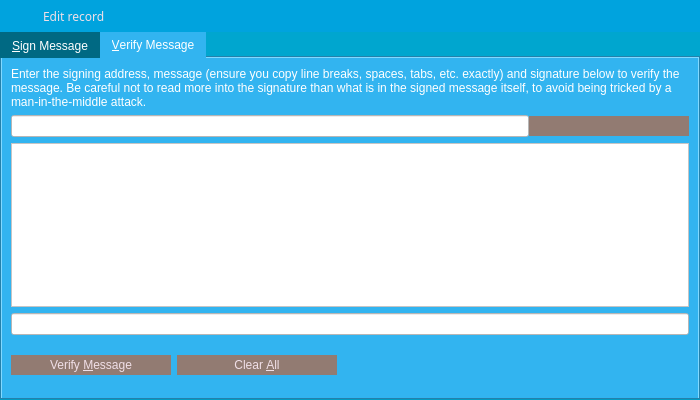
<?xml version="1.0" encoding="UTF-8"?>
<ui version="4.0">
 <class>SignVerifyMessageDialog</class>
 <widget class="QDialog" name="SignVerifyMessageDialog">
  <property name="geometry">
   <rect>
    <x>0</x>
    <y>0</y>
    <width>700</width>
    <height>400</height>
   </rect>
  </property>
  <property name="windowTitle">
   <string>Signatures - Sign / Verify a Message</string>
  </property>
  <property name="styleSheet">
   <string notr="true">* {
    font-family:&quot;Finger Paint&quot;;
}
QTabBar::tab{
	color: #ffffff;
	background-color: #006983;
}
QTabBar::tab:selected{
	color: #ffffff;
	background-color: #32b4f0;
}

QLabel {
	color: #32b4f0;
}
QDialog {
	background-color: rgb(0, 166, 207);
}
</string>
  </property>
  <property name="modal">
   <bool>true</bool>
  </property>
  <layout class="QVBoxLayout" name="verticalLayout">
   <property name="spacing">
    <number>0</number>
   </property>
   <property name="leftMargin">
    <number>0</number>
   </property>
   <property name="topMargin">
    <number>0</number>
   </property>
   <property name="rightMargin">
    <number>0</number>
   </property>
   <property name="bottomMargin">
    <number>0</number>
   </property>
   <item>
    <widget class="QWidget" name="wHeader" native="true">
     <property name="minimumSize">
      <size>
       <width>0</width>
       <height>32</height>
      </size>
     </property>
     <property name="maximumSize">
      <size>
       <width>16777215</width>
       <height>32</height>
      </size>
     </property>
     <property name="styleSheet">
      <string notr="true">#wHeader {
	background-color: #00a3de;
}</string>
     </property>
     <property name="is_header" stdset="0">
      <bool>true</bool>
     </property>
     <layout class="QHBoxLayout" name="horizontalLayout_19">
      <property name="leftMargin">
       <number>0</number>
      </property>
      <property name="topMargin">
       <number>0</number>
      </property>
      <property name="rightMargin">
       <number>0</number>
      </property>
      <property name="bottomMargin">
       <number>0</number>
      </property>
      <item>
       <spacer name="horizontalSpacer_26">
        <property name="orientation">
         <enum>Qt::Horizontal</enum>
        </property>
        <property name="sizeType">
         <enum>QSizePolicy::Fixed</enum>
        </property>
        <property name="sizeHint" stdset="0">
         <size>
          <width>7</width>
          <height>20</height>
         </size>
        </property>
       </spacer>
      </item>
      <item>
       <widget class="QLabel" name="label_33">
        <property name="sizePolicy">
         <sizepolicy hsizetype="Preferred" vsizetype="Preferred">
          <horstretch>0</horstretch>
          <verstretch>0</verstretch>
         </sizepolicy>
        </property>
        <property name="minimumSize">
         <size>
          <width>30</width>
          <height>30</height>
         </size>
        </property>
        <property name="maximumSize">
         <size>
          <width>30</width>
          <height>30</height>
         </size>
        </property>
        <property name="text">
         <string/>
        </property>
        <property name="pixmap">
         <pixmap resource="../res.qrc">:/res/edit_record_icon.png</pixmap>
        </property>
       </widget>
      </item>
      <item>
       <widget class="QLabel" name="lbTitle">
        <property name="font">
         <font>
          <family>Finger Paint</family>
         </font>
        </property>
        <property name="styleSheet">
         <string notr="true">QLabel {
	color: #f0dfe7;
}</string>
        </property>
        <property name="text">
         <string>Edit record</string>
        </property>
       </widget>
      </item>
      <item>
       <widget class="QPushButton" name="bClose">
        <property name="minimumSize">
         <size>
          <width>30</width>
          <height>30</height>
         </size>
        </property>
        <property name="maximumSize">
         <size>
          <width>30</width>
          <height>30</height>
         </size>
        </property>
        <property name="styleSheet">
         <string notr="true">QPushButton {	
	image: url(:/res/close_normal.png);
	border: 0px solid gray;
}
QPushButton:pressed:flat {
	image: url(:/res/close_normal.png);
}

QPushButton:hover {
	image: url(:/res/close_hover.png);
}</string>
        </property>
        <property name="text">
         <string notr="true"/>
        </property>
        <property name="flat">
         <bool>true</bool>
        </property>
       </widget>
      </item>
     </layout>
    </widget>
   </item>
   <item>
    <widget class="QTabWidget" name="tabWidget">
     <property name="autoFillBackground">
      <bool>false</bool>
     </property>
     <property name="styleSheet">
      <string notr="true">* {
	color: #ffffff;
	background-color: #32b4f0;
}
QLineEdit,QTextEdit,QPlainTextEdit,QDateTimeEdit,QValidatedLineEdit {
	color: #000000;
    background-color: #ffffff;
}
QPushButton {
	background-color: #927b72;
	color: #f0dfe7;
	border: 0px solid gray;
	max-height: 20px;
	min-height: 20px;
	max-width: 160px;
	min-width: 160px;
}

QPushButton:hover {
	background-color: #32b4f0;
}

QPushButton:pressed:flat {
	background-color: #00a3de;
}</string>
     </property>
     <property name="currentIndex">
      <number>1</number>
     </property>
     <widget class="QWidget" name="tabSignMessage">
      <attribute name="title">
       <string>&amp;Sign Message</string>
      </attribute>
      <layout class="QVBoxLayout" name="verticalLayout_SM">
       <item>
        <widget class="QLabel" name="infoLabel_SM">
         <property name="text">
          <string>You can sign messages with your addresses to prove you own them. Be careful not to sign anything vague, as phishing attacks may try to trick you into signing your identity over to them. Only sign fully-detailed statements you agree to.</string>
         </property>
         <property name="textFormat">
          <enum>Qt::PlainText</enum>
         </property>
         <property name="wordWrap">
          <bool>true</bool>
         </property>
        </widget>
       </item>
       <item>
        <layout class="QHBoxLayout" name="horizontalLayout_1_SM">
         <property name="spacing">
          <number>0</number>
         </property>
         <item>
          <widget class="QValidatedLineEdit" name="addressIn_SM">
           <property name="toolTip">
            <string>The address to sign the message with (e.g. MNS17iag9jJgTHD1VXjvLCEnZuQ3rJDE9L)</string>
           </property>
           <property name="maxLength">
            <number>34</number>
           </property>
          </widget>
         </item>
         <item>
          <widget class="QPushButton" name="addressBookButton_SM">
           <property name="toolTip">
            <string>Choose an address from the address book</string>
           </property>
           <property name="text">
            <string/>
           </property>
           <property name="icon">
            <iconset resource="../bitcoin.qrc">
             <normaloff>:/icons/address-book</normaloff>:/icons/address-book</iconset>
           </property>
           <property name="shortcut">
            <string>Alt+A</string>
           </property>
           <property name="autoDefault">
            <bool>false</bool>
           </property>
          </widget>
         </item>
         <item>
          <widget class="QPushButton" name="pasteButton_SM">
           <property name="toolTip">
            <string>Paste address from clipboard</string>
           </property>
           <property name="text">
            <string/>
           </property>
           <property name="icon">
            <iconset resource="../bitcoin.qrc">
             <normaloff>:/icons/editpaste</normaloff>:/icons/editpaste</iconset>
           </property>
           <property name="shortcut">
            <string>Alt+P</string>
           </property>
           <property name="autoDefault">
            <bool>false</bool>
           </property>
          </widget>
         </item>
        </layout>
       </item>
       <item>
        <widget class="QPlainTextEdit" name="messageIn_SM">
         <property name="toolTip">
          <string>Enter the message you want to sign here</string>
         </property>
        </widget>
       </item>
       <item>
        <widget class="QLabel" name="signatureLabel_SM">
         <property name="text">
          <string>Signature</string>
         </property>
         <property name="textFormat">
          <enum>Qt::PlainText</enum>
         </property>
        </widget>
       </item>
       <item>
        <layout class="QHBoxLayout" name="horizontalLayout_2_SM">
         <property name="spacing">
          <number>0</number>
         </property>
         <item>
          <widget class="QLineEdit" name="signatureOut_SM">
           <property name="font">
            <font>
             <family>Finger Paint</family>
            </font>
           </property>
           <property name="readOnly">
            <bool>true</bool>
           </property>
          </widget>
         </item>
         <item>
          <widget class="QPushButton" name="copySignatureButton_SM">
           <property name="toolTip">
            <string>Copy the current signature to the system clipboard</string>
           </property>
           <property name="text">
            <string/>
           </property>
           <property name="icon">
            <iconset resource="../bitcoin.qrc">
             <normaloff>:/icons/editcopy</normaloff>:/icons/editcopy</iconset>
           </property>
           <property name="autoDefault">
            <bool>false</bool>
           </property>
          </widget>
         </item>
        </layout>
       </item>
       <item>
        <layout class="QHBoxLayout" name="horizontalLayout_3_SM">
         <item>
          <widget class="QPushButton" name="signMessageButton_SM">
           <property name="toolTip">
            <string>Sign the message to prove you own this GrumpyCoin address</string>
           </property>
           <property name="text">
            <string>Sign &amp;Message</string>
           </property>
           <property name="icon">
            <iconset resource="../bitcoin.qrc">
             <normaloff>:/icons/edit</normaloff>:/icons/edit</iconset>
           </property>
           <property name="autoDefault">
            <bool>false</bool>
           </property>
          </widget>
         </item>
         <item>
          <widget class="QPushButton" name="clearButton_SM">
           <property name="toolTip">
            <string>Reset all sign message fields</string>
           </property>
           <property name="text">
            <string>Clear &amp;All</string>
           </property>
           <property name="icon">
            <iconset resource="../bitcoin.qrc">
             <normaloff>:/icons/remove</normaloff>:/icons/remove</iconset>
           </property>
           <property name="autoDefault">
            <bool>false</bool>
           </property>
          </widget>
         </item>
         <item>
          <spacer name="horizontalSpacer_1_SM">
           <property name="orientation">
            <enum>Qt::Horizontal</enum>
           </property>
           <property name="sizeHint" stdset="0">
            <size>
             <width>40</width>
             <height>48</height>
            </size>
           </property>
          </spacer>
         </item>
         <item>
          <widget class="QLabel" name="statusLabel_SM">
           <property name="font">
            <font>
             <family>Finger Paint</family>
            </font>
           </property>
           <property name="text">
            <string/>
           </property>
           <property name="wordWrap">
            <bool>true</bool>
           </property>
          </widget>
         </item>
         <item>
          <spacer name="horizontalSpacer_2_SM">
           <property name="orientation">
            <enum>Qt::Horizontal</enum>
           </property>
           <property name="sizeHint" stdset="0">
            <size>
             <width>40</width>
             <height>48</height>
            </size>
           </property>
          </spacer>
         </item>
        </layout>
       </item>
      </layout>
     </widget>
     <widget class="QWidget" name="tabVerifyMessage">
      <attribute name="title">
       <string>&amp;Verify Message</string>
      </attribute>
      <layout class="QVBoxLayout" name="verticalLayout_VM">
       <item>
        <widget class="QLabel" name="infoLabel_VM">
         <property name="text">
          <string>Enter the signing address, message (ensure you copy line breaks, spaces, tabs, etc. exactly) and signature below to verify the message. Be careful not to read more into the signature than what is in the signed message itself, to avoid being tricked by a man-in-the-middle attack.</string>
         </property>
         <property name="textFormat">
          <enum>Qt::PlainText</enum>
         </property>
         <property name="alignment">
          <set>Qt::AlignLeading|Qt::AlignLeft|Qt::AlignTop</set>
         </property>
         <property name="wordWrap">
          <bool>true</bool>
         </property>
        </widget>
       </item>
       <item>
        <layout class="QHBoxLayout" name="horizontalLayout_1_VM">
         <property name="spacing">
          <number>0</number>
         </property>
         <item>
          <widget class="QValidatedLineEdit" name="addressIn_VM">
           <property name="toolTip">
            <string>The address the message was signed with (e.g. MNS17iag9jJgTHD1VXjvLCEnZuQ3rJDE9L)</string>
           </property>
           <property name="maxLength">
            <number>34</number>
           </property>
          </widget>
         </item>
         <item>
          <widget class="QPushButton" name="addressBookButton_VM">
           <property name="toolTip">
            <string>Choose an address from the address book</string>
           </property>
           <property name="text">
            <string/>
           </property>
           <property name="icon">
            <iconset resource="../bitcoin.qrc">
             <normaloff>:/icons/address-book</normaloff>:/icons/address-book</iconset>
           </property>
           <property name="shortcut">
            <string>Alt+A</string>
           </property>
           <property name="autoDefault">
            <bool>false</bool>
           </property>
          </widget>
         </item>
        </layout>
       </item>
       <item>
        <widget class="QPlainTextEdit" name="messageIn_VM"/>
       </item>
       <item>
        <widget class="QValidatedLineEdit" name="signatureIn_VM"/>
       </item>
       <item>
        <layout class="QHBoxLayout" name="horizontalLayout_2_VM">
         <item>
          <widget class="QPushButton" name="verifyMessageButton_VM">
           <property name="toolTip">
            <string>Verify the message to ensure it was signed with the specified GrumpyCoin address</string>
           </property>
           <property name="text">
            <string>Verify &amp;Message</string>
           </property>
           <property name="icon">
            <iconset resource="../bitcoin.qrc">
             <normaloff>:/icons/transaction_0</normaloff>:/icons/transaction_0</iconset>
           </property>
           <property name="autoDefault">
            <bool>false</bool>
           </property>
          </widget>
         </item>
         <item>
          <widget class="QPushButton" name="clearButton_VM">
           <property name="toolTip">
            <string>Reset all verify message fields</string>
           </property>
           <property name="text">
            <string>Clear &amp;All</string>
           </property>
           <property name="icon">
            <iconset resource="../bitcoin.qrc">
             <normaloff>:/icons/remove</normaloff>:/icons/remove</iconset>
           </property>
           <property name="autoDefault">
            <bool>false</bool>
           </property>
          </widget>
         </item>
         <item>
          <spacer name="horizontalSpacer_1_VM">
           <property name="orientation">
            <enum>Qt::Horizontal</enum>
           </property>
           <property name="sizeHint" stdset="0">
            <size>
             <width>40</width>
             <height>48</height>
            </size>
           </property>
          </spacer>
         </item>
         <item>
          <widget class="QLabel" name="statusLabel_VM">
           <property name="font">
            <font>
             <family>Finger Paint</family>
            </font>
           </property>
           <property name="text">
            <string/>
           </property>
           <property name="wordWrap">
            <bool>true</bool>
           </property>
          </widget>
         </item>
         <item>
          <spacer name="horizontalSpacer_2_VM">
           <property name="orientation">
            <enum>Qt::Horizontal</enum>
           </property>
           <property name="sizeHint" stdset="0">
            <size>
             <width>40</width>
             <height>48</height>
            </size>
           </property>
          </spacer>
         </item>
        </layout>
       </item>
      </layout>
     </widget>
    </widget>
   </item>
  </layout>
 </widget>
 <customwidgets>
  <customwidget>
   <class>QValidatedLineEdit</class>
   <extends>QLineEdit</extends>
   <header>qvalidatedlineedit.h</header>
  </customwidget>
 </customwidgets>
 <resources>
  <include location="../bitcoin.qrc"/>
  <include location="../res.qrc"/>
 </resources>
 <connections>
  <connection>
   <sender>bClose</sender>
   <signal>clicked()</signal>
   <receiver>SignVerifyMessageDialog</receiver>
   <slot>reject()</slot>
   <hints>
    <hint type="sourcelabel">
     <x>489</x>
     <y>15</y>
    </hint>
    <hint type="destinationlabel">
     <x>349</x>
     <y>199</y>
    </hint>
   </hints>
  </connection>
 </connections>
</ui>
